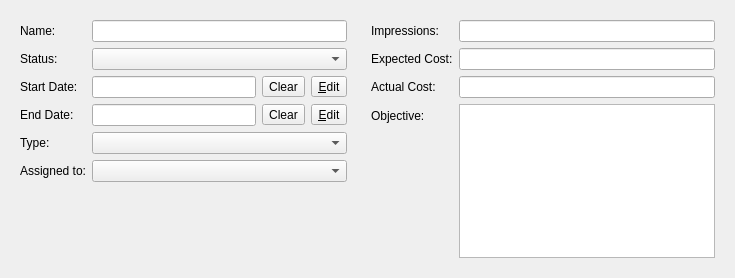
<?xml version="1.0" encoding="UTF-8"?>
<ui version="4.0">
 <class>CampaignDetails</class>
 <widget class="QWidget" name="CampaignDetails">
  <property name="geometry">
   <rect>
    <x>0</x>
    <y>0</y>
    <width>735</width>
    <height>278</height>
   </rect>
  </property>
  <property name="windowTitle">
   <string>Form</string>
  </property>
  <layout class="QHBoxLayout" name="horizontalLayout_3">
   <item>
    <widget class="QWidget" name="widget" native="true">
     <layout class="QFormLayout" name="formLayout">
      <item row="0" column="0">
       <widget class="QLabel" name="label">
        <property name="text">
         <string>Name:</string>
        </property>
       </widget>
      </item>
      <item row="0" column="1">
       <widget class="QLineEdit" name="name"/>
      </item>
      <item row="1" column="0">
       <widget class="QLabel" name="label_2">
        <property name="text">
         <string>Status:</string>
        </property>
       </widget>
      </item>
      <item row="1" column="1">
       <widget class="QComboBox" name="status"/>
      </item>
      <item row="2" column="0">
       <widget class="QLabel" name="label_3">
        <property name="text">
         <string>Start Date:</string>
        </property>
       </widget>
      </item>
      <item row="2" column="1">
       <layout class="QHBoxLayout" name="horizontalLayout">
        <item>
         <widget class="QLineEdit" name="startDate"/>
        </item>
        <item>
         <widget class="QToolButton" name="clearStartDateButton">
          <property name="text">
           <string>Clear</string>
          </property>
         </widget>
        </item>
        <item>
         <widget class="EditCalendarButton" name="startDateCalendarButton">
          <property name="text">
           <string>&amp;Edit</string>
          </property>
         </widget>
        </item>
       </layout>
      </item>
      <item row="3" column="0">
       <widget class="QLabel" name="label_4">
        <property name="text">
         <string>End Date:</string>
        </property>
       </widget>
      </item>
      <item row="3" column="1">
       <layout class="QHBoxLayout" name="horizontalLayout_2">
        <item>
         <widget class="QLineEdit" name="endDate"/>
        </item>
        <item>
         <widget class="QToolButton" name="clearEndDateButton">
          <property name="text">
           <string>Clear</string>
          </property>
         </widget>
        </item>
        <item>
         <widget class="EditCalendarButton" name="endDateCalendarButton">
          <property name="text">
           <string>&amp;Edit</string>
          </property>
         </widget>
        </item>
       </layout>
      </item>
      <item row="4" column="0">
       <widget class="QLabel" name="label_5">
        <property name="text">
         <string>Type:</string>
        </property>
       </widget>
      </item>
      <item row="4" column="1">
       <widget class="QComboBox" name="campaign_type"/>
      </item>
      <item row="5" column="0">
       <widget class="QLabel" name="label_7">
        <property name="text">
         <string>Assigned to:</string>
        </property>
       </widget>
      </item>
      <item row="5" column="1">
       <widget class="QComboBox" name="assigned_user_id"/>
      </item>
     </layout>
    </widget>
   </item>
   <item>
    <widget class="QWidget" name="widget_2" native="true">
     <layout class="QFormLayout" name="formLayout_2">
      <property name="fieldGrowthPolicy">
       <enum>QFormLayout::ExpandingFieldsGrow</enum>
      </property>
      <item row="0" column="0">
       <widget class="QLabel" name="label_8">
        <property name="text">
         <string>Impressions:</string>
        </property>
       </widget>
      </item>
      <item row="0" column="1">
       <widget class="QLineEdit" name="impressions"/>
      </item>
      <item row="1" column="0">
       <widget class="QLabel" name="label_9">
        <property name="text">
         <string>Expected Cost:</string>
        </property>
       </widget>
      </item>
      <item row="1" column="1">
       <widget class="QLineEdit" name="expectedCost"/>
      </item>
      <item row="2" column="0">
       <widget class="QLabel" name="label_10">
        <property name="text">
         <string>Actual Cost:</string>
        </property>
       </widget>
      </item>
      <item row="2" column="1">
       <widget class="QLineEdit" name="actualCost"/>
      </item>
      <item row="3" column="0">
       <widget class="QLabel" name="label_11">
        <property name="text">
         <string>Objective:</string>
        </property>
       </widget>
      </item>
      <item row="3" column="1">
       <widget class="QTextEdit" name="objective">
        <property name="tabChangesFocus">
         <bool>true</bool>
        </property>
       </widget>
      </item>
     </layout>
    </widget>
   </item>
  </layout>
 </widget>
 <customwidgets>
  <customwidget>
   <class>EditCalendarButton</class>
   <extends>QToolButton</extends>
   <header>editcalendarbutton.h</header>
  </customwidget>
 </customwidgets>
 <tabstops>
  <tabstop>name</tabstop>
  <tabstop>status</tabstop>
  <tabstop>startDate</tabstop>
  <tabstop>clearStartDateButton</tabstop>
  <tabstop>startDateCalendarButton</tabstop>
  <tabstop>endDate</tabstop>
  <tabstop>clearEndDateButton</tabstop>
  <tabstop>endDateCalendarButton</tabstop>
  <tabstop>campaign_type</tabstop>
  <tabstop>assigned_user_id</tabstop>
  <tabstop>impressions</tabstop>
  <tabstop>expectedCost</tabstop>
  <tabstop>actualCost</tabstop>
  <tabstop>objective</tabstop>
 </tabstops>
 <resources/>
 <connections/>
</ui>
